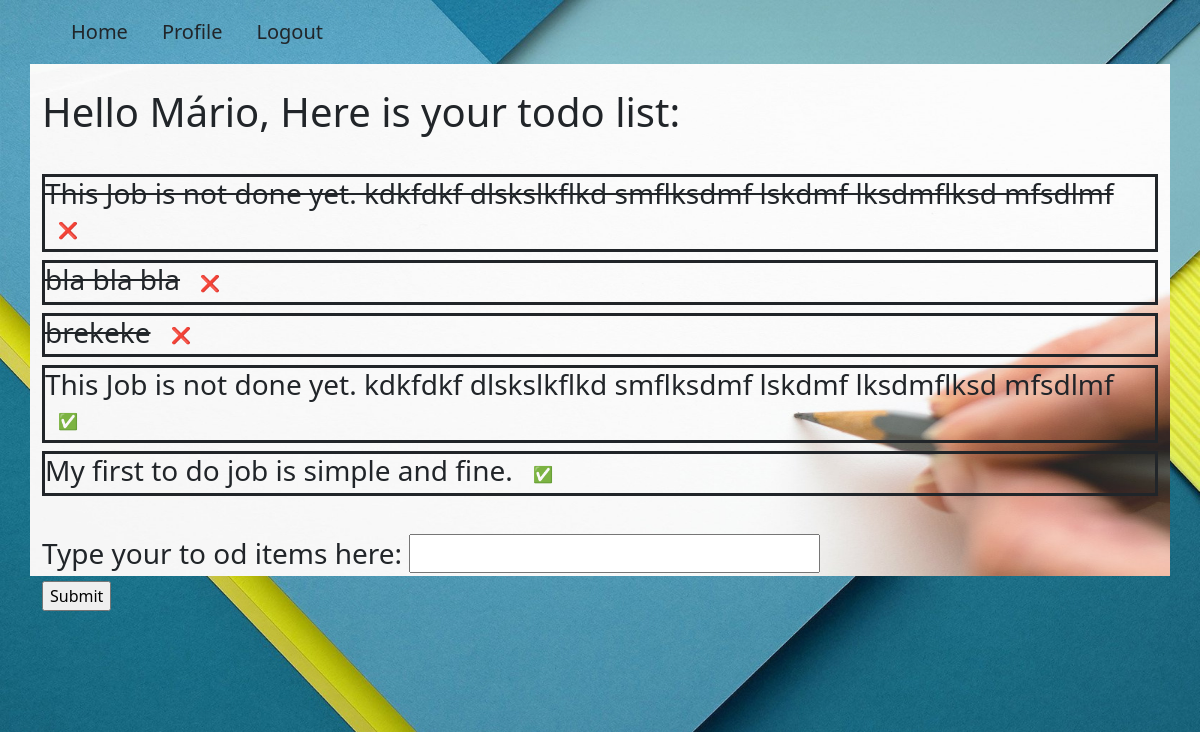
Screenshot of / (signed in) with the database file from the repository.
### models.py (models this page shows)
class User(UserMixin, db.Model):
    id = db.Column(db.Integer, primary_key=True)  # primary keys are required by SQLAlchemy
    email = db.Column(db.String(100), unique=True)
    password = db.Column(db.String(100))
    name = db.Column(db.String(1000))

class ToDoList(db.Model):
    id = db.Column(db.Integer, primary_key=True)  # primary keys are required by SQLAlchemy
    todo = db.Column(db.String(1000))
    user_id = db.Column(db.Integer)
    is_done = db.Column(db.Boolean)

### main.py (the view)
@main.route('/', methods=['GET', 'POST'])  # home page that return 'index'
def index():
    if request.method == 'POST':
        if current_user.is_authenticated:
            new_to_do_list = ToDoList(todo=request.form['projectFilepath'], is_done=False, user_id=current_user.name)
            db.session.add(new_to_do_list)
            db.session.commit()
            return redirect(url_for('main.index'))
    if request.method == 'GET':
        if current_user.is_authenticated:
            all_todos = ToDoList.query.filter_by(user_id=current_user.name).all()
            return render_template('index.html', user=current_user.name, all_todos=all_todos)
        else:
            return render_template('index.html')

### templates/index.html
{% extends "base.html" %}
{% block content %}
{% if not user %}
    <h1>
        Please login first to save your work !
    </h1>
{% else %}
    <h1 style="padding-bottom: 30px">
        Hello {{ user }}, Here is your todo list:
    </h1>
    {% for line in all_todos %}
        {% if line.is_done %}
            <h3 class="todo_text"><del>{{ line.todo }}</del>
                <a class="btn" href="{{ url_for('main.delete', delete_id=line.id)}}" role="button">❌</a>
            </h3>
        {% else %}
            <h3 class="todo_text">{{ line.todo }}
                <a class="btn" href="{{ url_for('main.update', update_id=line.id)}}" role="button">✅</a>
            </h3>
        {% endif %}
    {% endfor %}
    <form style="padding-top: 30px" action="{{ url_for('main.index') }}" method="post">
         <h3>Type your to od items here: <input type="text" name="projectFilepath"></h3>
        <input type="submit">
    </form>
{% endif %}
{% endblock %}

### templates/base.html (shortened to what this page needs)
<!DOCTYPE html>
<html lang="en">
<head>
    <link rel="stylesheet" href="{{ url_for('static', filename='css/main.css') }}">
    <link href="https://cdn.jsdelivr.net/npm/bootstrap@5.1.1/dist/css/bootstrap.min.css" rel="stylesheet">
</head>
<body>
<section>
    <div class="container">
        <nav class="navbar navbar-expand-lg navbar-light">
              <div class="container-fluid">
                <div class="collapse navbar-collapse  menu-home" id="navbarNav">
                  <ul class="navbar-nav">
                    <li class="nav-item">
                      <a class="btn btn-lg col-lg-12 col-sm-1" href="{{ url_for('main.index') }}" role="button">Home</a>
                    </li>
                    <li class="nav-item">
                      {% if current_user.is_authenticated %}
                            <a class="btn btn-lg col-lg-12 col-sm-1" href="{{ url_for('main.profile') }}" role="button">Profile</a>
                      {% endif %}
                    </li>
                    <li class="nav-item">
                      {% if current_user.is_authenticated %}
                        <a class="btn btn-lg col-lg-12 col-sm-1" href="{{ url_for('auth.logout') }}" role="button">Logout</a>
                      {% endif %}
                    </li>
                  </ul>
                </div>
              </div>
        </nav>
    </div>
    <div class="container pen_container">
        <div>{% block content %}{% endblock %}</div>
    </div>
</section>
</body>
</html>

### static/css/main.css (style rules this page uses)
body { width: 100%; min-height: 100%; background-image: url("/static/images/screen_2x.jpg"); background-repeat: repeat; background-size: cover; }
.pen_container { text-align: left; padding-top: 2%; min-height: 80vh; background-image: url("/static/images/pen.jpg"); background-repeat: no-repeat; background-size: 100% 80%; position: relative; }
.todo_text { border-style: solid; }

### rows the page displays
User: name "Mário"
ToDoList: todo "This Job is not done yet. kdkfdkf dlskslkflkd smflksdmf lskdmf lksdmflksd mfsdlmf"
ToDoList: todo "bla bla bla"
ToDoList: todo "brekeke"
ToDoList: todo "This Job is not done yet. kdkfdkf dlskslkflkd smflksdmf lskdmf lksdmflksd mfsdlmf"
ToDoList: todo "My first to do job is simple and fine."
